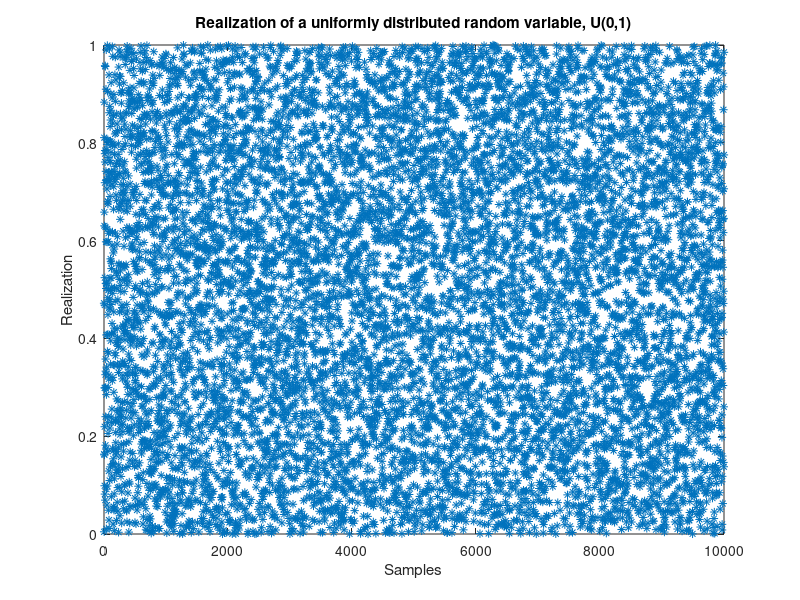
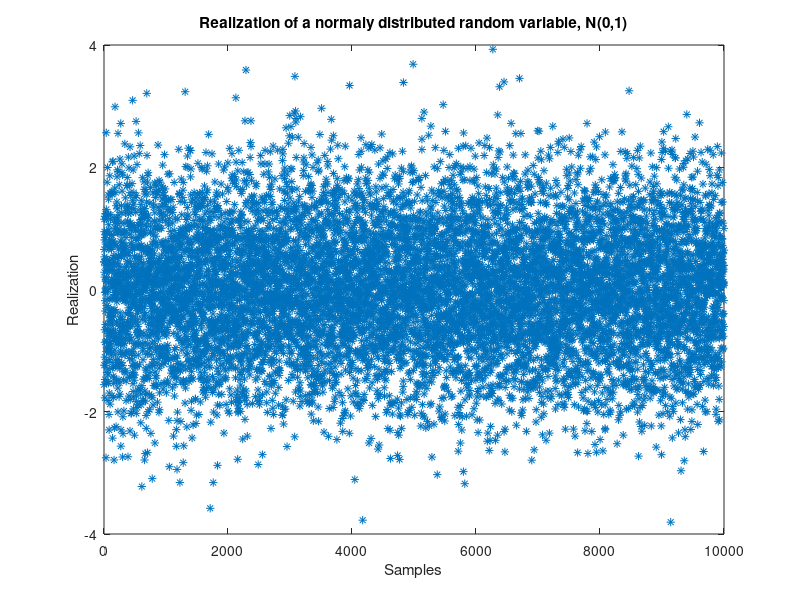
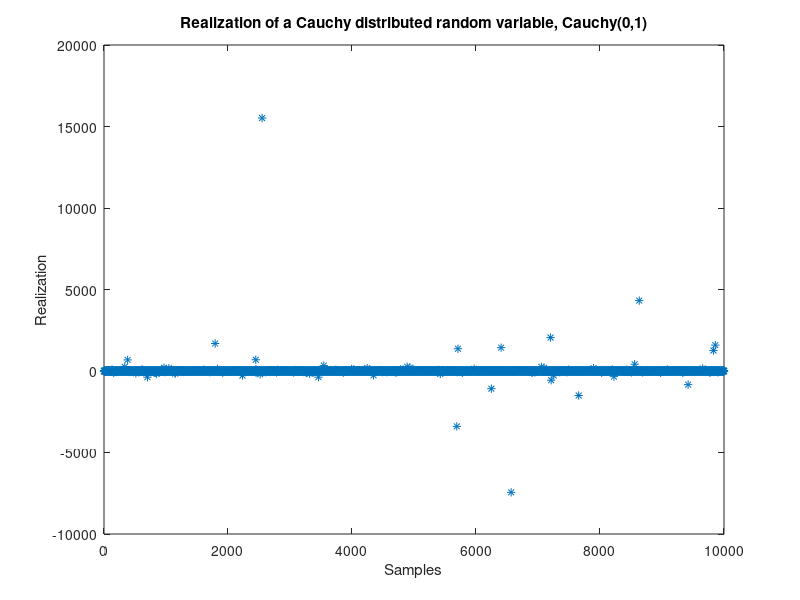
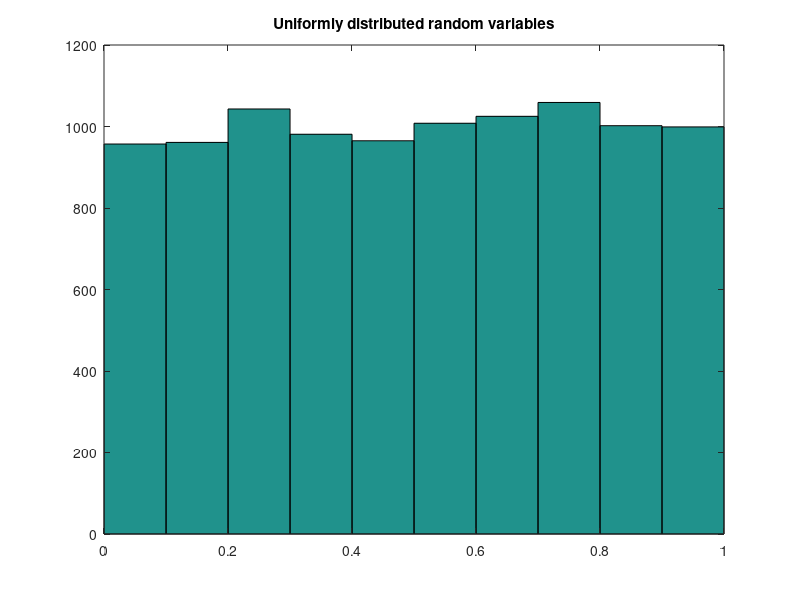

These figures' MATLAB source, in order:
%% Numerical methods in physics
% Exercises on distributions and Central Limit Theorem
% Wolfgang.Mader@fdm.uni-freiburg.de

%% Draw random numbers from different distributions
numberReal = 10000;
% Draw realizations from a uniformly distributed random Variable, U(0,1)
uni = rand( numberReal, 1 );

% Draw realizations from a normaly distributed random Variablem, N(0,1)
gauss = randn( numberReal, 1 );

% Draw realizations from a Cauchy(0,1) distributed random Variable
% Here, we have to generate the distribution using uniformly distributed
% random numbers. How this can be done was shown in the lecture, but
% wikipida is your friend, too. Check the article of the Cauchy
% distribution.
%
% In short, the pdf of the Cauchy distribution is
%   F(x) = 1/pi * arctan( ( x - x_0 ) / g ) + 0.5,
% and hence, inversion leads to
%   F(y) = tan( pi * ( y - 0,5 ) ),
% with y ~ N(0,1).
cauchy = tan( pi * ( rand( numberReal, 1 ) - .5 ) );

%% Plot all realizations
figure();
plot( uni, '*' );
title( 'Realization of a uniformly distributed random variable, U(0,1)' );
xlabel( 'Samples' );
ylabel( 'Realization' );

figure();
plot( gauss, '*' );
title( 'Realization of a normaly distributed random variable, N(0,1)' );
xlabel( 'Samples' );
ylabel( 'Realization' );

figure();
plot( cauchy, '*' );
title( 'Realization of a Cauchy distributed random variable, Cauchy(0,1)' );
xlabel( 'Samples' );
ylabel( 'Realization' );


%% Historgramms for all realizations
figure();
hist( uni );
title( 'Uniformly distributed random variables' );

figure();
hist( gauss );
title( 'Normaly distributed random variables' );

figure();
hist( cauchy );
title( 'Cauchy distributed random variables' );




%% Calculate normalized sums of random variables
numberVar = 1000;

% Uniform distribution
% Here, we are asked to draw random numbers from a uniform distribution for
% which the mean is 0 and the variance is 1. The mean of a random variable
% is defined as
%   mean(x) = int_a^b x * p(x) * dx
%           = p * int_a^b x * dx
%           = p * 1/2 * (b^2 - a^2)
% which gives as a possible solution b = -a.
%
% For the variance we have
%   var(x) = int_a^b x^2 * p(x) * dx
%          = p * int_a^b x^2 * dx
%          = p * 1/3 * ( b^3 - a^3 )
% with p = 1 / (2 * a) we get
%   var(x) = 1 / (2 * a) * 2/3 * a^3
%          = 1/3 * a^2
% which has to be 1, and hence the limits must be
%   a = sqrt( 3 ).
% Mind the fact, that we have to shift the variables form [0,1] to
% [-.5,.5], and therefore have to multiply with the factor
%   f = 2*a = 2*sqrt( 3 ).
mUni = ( rand( numberVar, numberReal ) - .5 ) * 2 * sqrt( 3 );
sUni = sum( mUni ) / sqrt( numberVar );

% Normaly distribution
mGauss = randn( numberVar, numberReal );
sGauss = sum( mGauss ) / sqrt( numberVar );

% Cauchy distribution
% Since we want the "mean" and "variance" of the realization to be 0 and 1,
% and this can not be calculatey for the Cauchy distribution, because mean
% and variance have no meaning in this context, we have to force the
% realization post-hoc, by subtracting the mean and dividing by the
% standard devation for every random variable.
mCauchy = tan( pi * ( rand( numberVar, numberReal ) - .5 ) );
for i = 1 : numberVar
    mCauchy( i, : ) = mCauchy( i, : ) - mean( mCauchy( i, : ) );
    mCauchy( i, : ) = mCauchy( i, : ) / std( mCauchy( i, : ) );
end
sCauchy = sum( mCauchy ) / sqrt( numberVar );

%% Historgramms for all summs
figure();
hist( sUni );
title( 'Sum of 1000 uniformly distributed random variables' );

figure();
hist( sGauss );
title( 'Sum of 1000 normaly distributed random variables' );

figure();
hist( sCauchy );
title( 'Sum of 1000 Cauchy distributed random variables' );



%% QQ-Plots
% Get sorted normaly distributed random numbers for x-axes
xAxes = sort( randn( numberReal, 1 ) );

% QQ-Plot: Uniform distribution
figure();
plot( xAxes, sort( uni ) );
title( 'QQ-Plot of uniformly and normaly distributed random numbers' );
xlabel( 'Normal distribution' );
ylabel( 'Uniform distribution' );

% QQ-Plot: Normal distribution
figure();
plot( xAxes, sort( gauss ) );
title( 'QQ-Plot of normaly and normaly distributed random numbers' );
xlabel( 'Normal distribution' );
ylabel( 'Normal distribution' );

% QQ-Plot: Uniform distribution
figure();
plot( xAxes, sort( cauchy ) );
title( 'QQ-Plot of Cauchy and normaly distributed random numbers' );
xlabel( 'Normal distribution' );
ylabel( 'Cauchy distribution' );
